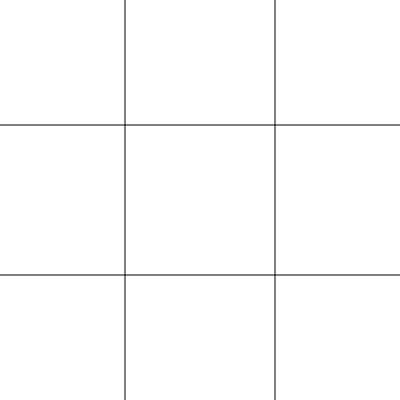
Frame 1 (no input)
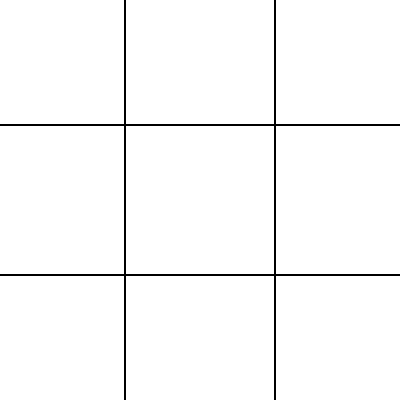
Frame 60 (no input)
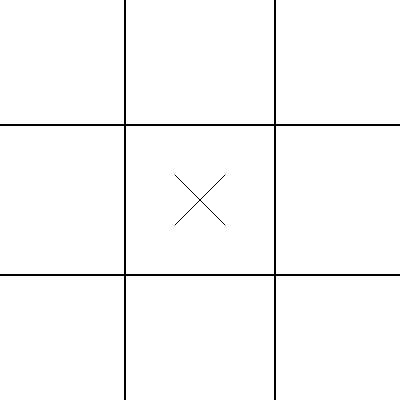
Frame 120 (the mouse pressed at the canvas centre since frame 60)

The p5.js sketch that drew these frames (run headless with seeded random() and noise() and a simulated clock; from frame 60 on, the mouse is pressed at the canvas centre):

// p5.js sketch
// ── sketch.js
//x == true
let xo = true;
let grid = [];

let centers = 
[
  [66.67, 66.67],   [200, 66.67],   [333.33, 66.67],
  [66.67, 200],     [200, 200],     [333.33, 200],
  [66.67, 333.33],  [200, 333.33],  [333.33, 333.33]
];

let boxes = 
[
  [0,   125, 0,   125],
  [125, 275, 0,   125],
  [275, 400, 0,   125],

  [0,   125, 125, 275],
  [125, 275, 125, 275],
  [275, 400, 125, 275],

  [0,   125, 275, 400],
  [125, 275, 275, 400],
  [275, 400, 275, 400]
];


function setup()
{
    createCanvas(400,400)
    background(255)
    createGrid(3,3,grid)
    
}

function draw()
{
    drawGrid()

}

function drawGrid()
{
    line(125,0,125,400)
    line(275,0,275,400)
    line(0,125,400,125)
    line(0,275,400,275)
}

function createGrid(numRows,numCols,arr)
{
    for (let i = 0; i < numRows; i++)
    {
        const row = []
        for (let j = 0; j < numCols; j++)
        {
            row.push("")
        }
        arr.push(row)
    }
    return arr

}

function drawX(x,y)
{
    line(x-25,y-25,x+25,y+25)
    line(x-25,y+25,x+25,y-25)
}

function drawO(x,y)
{
    circle(x,y,100)
}

function mousePressed()
{
   for(let i = 0; i < boxes.length; i++)
   {
        let [xMin, xMax, yMin, yMax] = boxes[i];

        if 
        (
            mouseX >= xMin &&
            mouseX < xMax &&
            mouseY >= yMin &&
            mouseY < yMax
        ) 
        {
            if(xo === true)
            {
                drawX(centers[i][0],centers[i][1])
                xo = false;
                grid[i] = ("x")
                console.log(grid)
            }
            else
            {
                drawO(centers[i][0],centers[i][1])
                xo = true;
                grid[i] = ("o")
                console.log(grid)
            }
            
        }
        
    }
}
